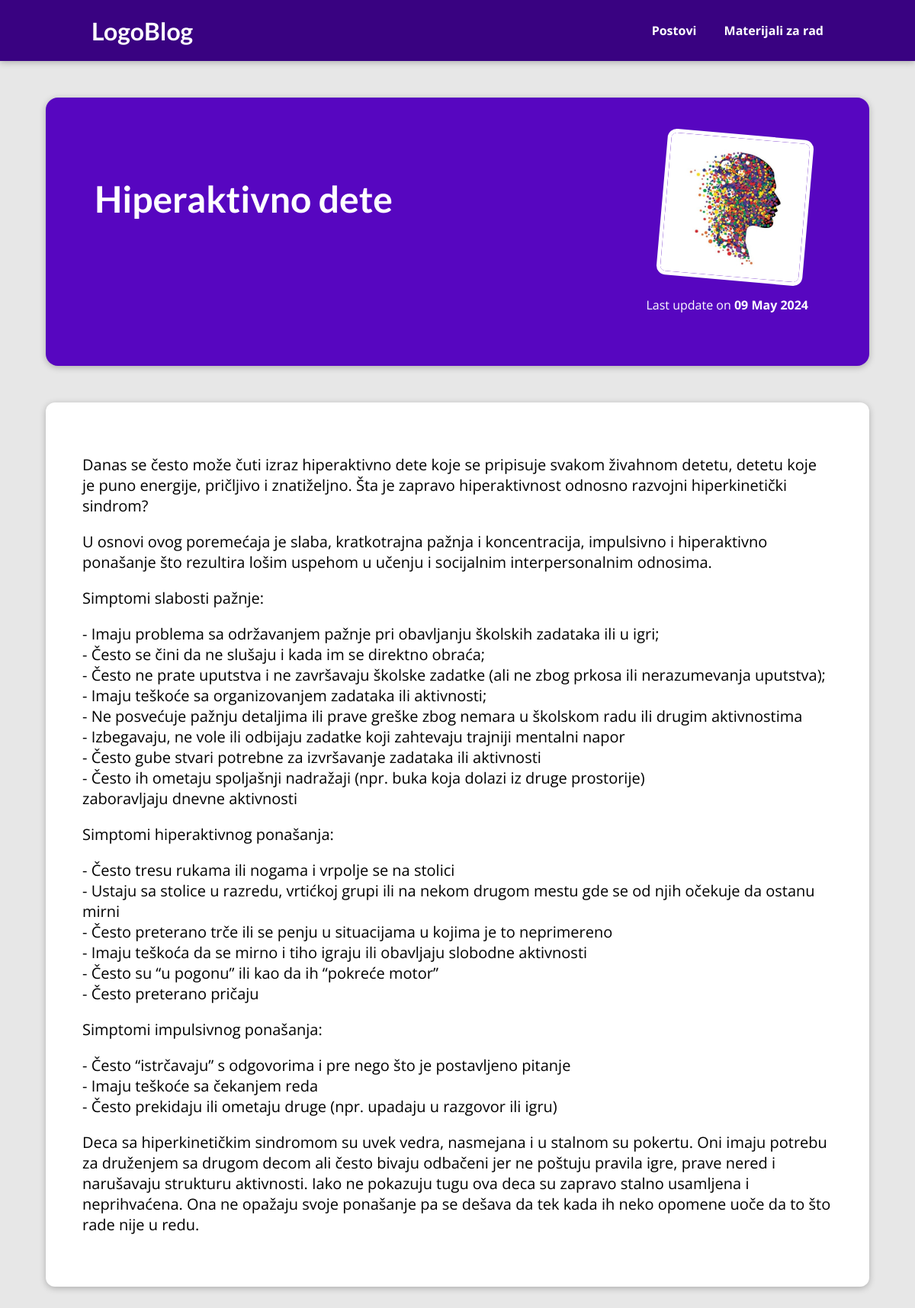
The app's page /posts/hiperaktivno-dete with its own data.
### blog/models.py (models this page shows, shortened)
class Post(models.Model):
    slug = models.CharField(max_length=50)
    title = models.CharField(max_length=150)
    image = models.CharField(max_length=50)
    author = models.ForeignKey(Author, on_delete=models.CASCADE)
    date = models.DateField(auto_now=True)
    slug = models.SlugField(unique=True)
    excerpt = models.CharField(max_length=200)
    content = models.TextField()

### blog/views.py (the view)
# urls.py: path('posts/<str:slug>', views.post_detail, name='detail')
def post_detail(request, slug):
    identified_post = Post.objects.get(slug=slug)
    return render(request, 'blog/post_detail.html', {
        "post": identified_post
    })

### blog/templates/blog/post_detail.html (shortened to what this page needs)
{% extends "base.html" %}
{% load static %}
{% block css_files %}
  <link rel="stylesheet" href="{% static "blog/post_detail.css" %}"/>
{% endblock css_files %}
{% block content %}
<section id="summary">
  <h2>
     {{ post.title }}
  </h2>
  <article>
    <img src="{% static "blog/images/"|add:post.image %}" alt="{{ post.title }}" />
    <div>Last update on <time>{{ post.date|date:"d M Y" }}</time></div>
  </article>
</section>
<main>
   {{ post.content|linebreaks }}
</main>
{% endblock content %}

### static/app.css (style rules this page uses)
* { box-sizing: border-box; }
html { font-family: 'Open Sans', 'Lato', sans-serif; }
body { margin: 0; }
h1, h2, h3 { font-family: 'Lato', sans-serif; font-weight: bold; }

### blog/static/blog/post_detail.css (style rules this page uses)
body { background-color: #e7e7e7; }
p { font-size: 20px; }
#summary { margin: 8rem auto 3rem auto; padding: 2rem; width: 90%; max-width: 90rem; border-radius: 16px; background-color: #5706c0; position: relative; box-shadow: 0 2px 8px rgba(0, 0, 0, 0.25); height: 22rem; }
#summary h2 { color: white; font-size: 3rem; padding: 2rem; max-width: 70%; }
#summary article { position: absolute; top: 2rem; right: 3rem; padding: 1rem 2rem; border-radius: 12px; text-align: right; color: white; }
#summary article img { width: 12rem; height: 12rem; border-radius: 12px; transform: rotateZ(5deg); border: 5px solid white; margin-bottom: 1rem; }
#summary time { font-weight: bold; }
main { width: 90%; max-width: 90rem; margin: 3rem auto; background-color: white; padding: 3rem; border-radius: 12px; box-shadow: 0 2px 8px rgba(0, 0, 0, 0.25); }

### records on screen
Post: title "Hiperaktivno dete", image (picture), date "09 May 2024", content "Danas se često može čuti izraz hiperaktivno dete koje se pripisuje svakom živahnom detetu, detetu koje je puno energije, pričljivo i znatiželjno. Šta je zapravo hiperaktivnost odnosno razvojni hiperkinetički sindrom? U osnovi ovog poremećaja je slaba, kratkotrajna pažnja i koncentracija, impulsivno i hiperaktivno ponašanje što rezultira lošim uspehom u učenju i socijalnim interpersonalnim odnosima. Simptomi slabosti pažnje: - Imaju problema sa održavanjem pažnje pri obavljanju školskih zadataka ili u igri; - Često se čini da ne slušaju i kada im se direktno obraća; - Često ne prate uputstva i ne završavaju školske zadatke (ali ne zbog prkosa ili nerazumevanja uputstva); - Imaju teškoće sa…"
